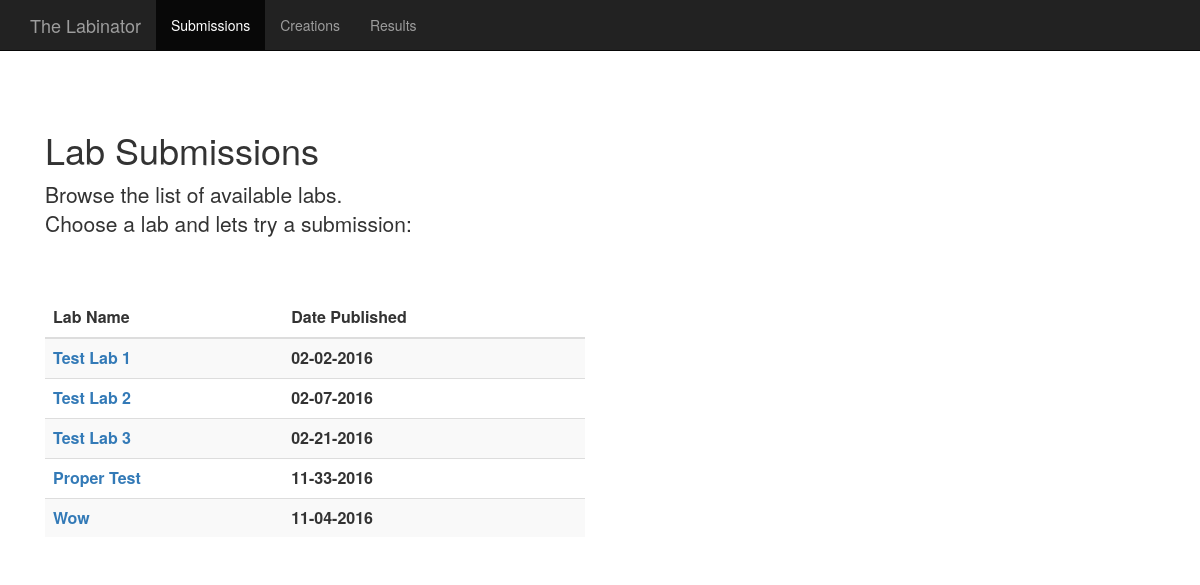
The page /lab/submissions on the database its author committed.
### lab/models.py (models this page shows, shortened)
class Lab(models.Model):
    lab_name = models.CharField(max_length=200)
    pub_date = models.DateTimeField( 'date published', default = timezone.now)
    def format_date(self):
        return "%s" % format(self.pub_date, "%d-%M-%Y")

### lab/views.py (the view)
class LabIndex(generic.ListView):
    model = Lab
    template_name = 'lab/submissions.html'
    context_object_name = 'lab_list'
    def get_queryset(self):
        return Lab.objects.all()

### lab/templates/lab/submissions.html (shortened to what this page needs)
{% load staticfiles %}
<link rel="stylesheet" type="text/css" href="{% static 'lab/css/bootstrap.min.css' %}" />
<link rel="stylesheet" type="text/css" href="{% static 'lab/css/starter-template.css' %}" />
<link rel="stylesheet" type="text/css" href="{% static 'lab/css/theme.css' %}" />
<!DOCTYPE html>
<html lang="en">
<head>
</head>
<body>
  <nav class="navbar navbar-inverse navbar-fixed-top">
    <div class="container">
      <div class="navbar-header">
        <a class="navbar-brand" href="#">The Labinator</a>
      </div>
      <div id="navbar" class="collapse navbar-collapse">
        <ul class="nav navbar-nav">
          <li class="active"><a href="{% url 'lab:submissions' %}">Submissions</a></li>
          <li><a href="#admin">Creations</a></li>
          <li><a href="{% url 'lab:results'%}">Results</a></li>
        </ul>
      </div>
    </div>
  </nav>
  <div class="container">
    <div class="starter-template">
      <h1>Lab Submissions</h1>
      <p class="lead">Browse the list of available labs.<br> Choose a lab and lets try a submission:</p>
    </div>
    {% if lab_list %}
    <div class="col-md-6">
      <table class="table table-striped">
        <thead>
          <tr>
            <th>Lab Name</th>
            <th>Date Published</th>
          </tr>
        </thead>
        <tbody>
          {% for lab in lab_list %}
          <tr>
            <th><a href="{% url 'lab:createsubmission' lab.id %}">{{ lab.lab_name }}</a></th>
            <th>{{ lab.format_date }}</th>
          </tr>
          {% endfor %}
        </tbody>
      </table>
    </div>
      {% else %}
      <p>No labs are available.</p>
      {% endif %}
  </div>
</body>
</html>

### lab/static/lab/css/starter-template.css (style rules this page uses)
body { padding-top: 50px; }
.starter-template { padding: 40px 15px; text-align: left; }

### lab/static/lab/css/theme.css (style rules this page uses)
body { padding-top: 70px; padding-bottom: 30px; }

### rows shown on the page
Lab: lab_name "Test Lab 1", format_date "02-02-2016"
Lab: lab_name "Test Lab 2", format_date "02-07-2016"
Lab: lab_name "Test Lab 3", format_date "02-21-2016"
Lab: lab_name "Proper Test", format_date "11-33-2016"
Lab: lab_name "Wow", format_date "11-04-2016"
